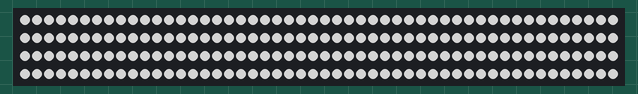
Simulated run of this sketch. Board: Arduino Uno, built with avr-gcc and run on an emulated ATmega328P. On the bench: 200 RGB LEDs in strip order, left to right, continuing on the next row. Dim RGB values are drawn brighter than linear.

Above: at 0.1 s.

The sketch:

strip_test.ino
```cpp
#include <FastLED.h>

#define LEDS_PER_SEGMENT 6
#define NUM_LEDS (4*7*LEDS_PER_SEGMENT + 1*7*4+4)
#define DATA_PIN_LEDS 3

uint8_t hue = 0;
CRGB _leds[NUM_LEDS];
void setup() {
  FastLED.addLeds<NEOPIXEL, DATA_PIN_LEDS>(_leds, NUM_LEDS);
  FastLED.setBrightness(128);

  fill_solid(_leds, NUM_LEDS, CRGB::Red);

  // for (uint8_t segment = 0; segment < 7; segment++) {
  //   hue += 200;
  //   for (uint8_t led = 0; led < LEDS_PER_SEGMENT; led++) {
  //     _leds[(segment * LEDS_PER_SEGMENT) + led] = CHSV(hue, 128, 255);
  //   }
  // }
  fill_solid(_leds, NUM_LEDS, CRGB::White);

  FastLED.show();
}
  void loop () {
    uint8_t thisSpeed = 10;
    uint8_t deltaHue= 10;
    uint8_t thisHue = beat8(thisSpeed,255);
    fill_rainbow(_leds, NUM_LEDS, thisHue, deltaHue);
   // FastLED.show();

}
```
